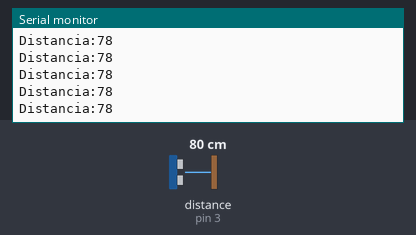
Recording of a sketch running on a simulated Arduino Uno, built with avr-gcc and run on an emulated ATmega328P. On the bench: the last lines printed to the serial monitor. Wiring (inferred from the names in the program): ultrasonic range finder: trigger pin 4; echo pin 3. Inputs (shaded band) come from the test bench; at power-on: distance to the obstacle (sensor on pin 3) 80 cm. The echo pulse lasts 58.3 µs per cm.

Above: at 1.2 s.
1.3 s: distance to the obstacle (sensor on pin 3) set to 2 cm
At 1.38 s:
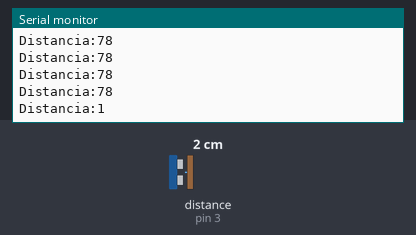
4.3 s: distance to the obstacle (sensor on pin 3) set to 250 cm
At 4.41 s:
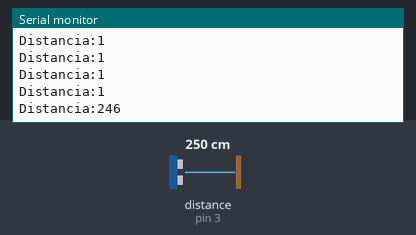
Timing chart, 0 to 7.3 s (numbered marks = the images above; inputs shaded):
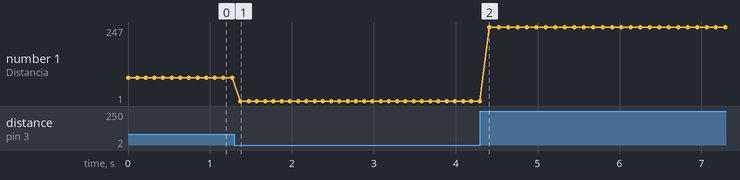

The sketch:

ultrasonic_sensor_test.ino
```cpp
const int Trigger = 4;
const int Echo = 3;
void setup(){
  Serial.begin(9600);
  pinMode(Trigger, OUTPUT);
  pinMode(Echo, INPUT);
  digitalWrite(Trigger, LOW);
}

void loop(){
  long t;
  long d;
  digitalWrite(Trigger, HIGH);
  delayMicroseconds(10);
  digitalWrite(Trigger, LOW);
  t = pulseIn(Echo, HIGH);
  d = t/59;
  Serial.print("Distancia:");
  Serial.print(d);
  Serial.println();
  delay(100);
}
```

Measured:
- after the input at 1.3 s, the serial monitor: prints a new line after 0.07 s (image 1)
- after the input at 4.3 s, the serial monitor: prints a new line after 0.11 s (image 2)
- plotted number 1: 78 → 1 after the input at 1.3 s, 1 → 2 after the input at 4.3 s
